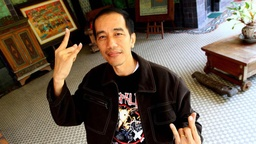
#> input picture jack.jpg, 256 x 144 px, shrunk from 1200 x 675 before the run, found by its file name
$ jupyter execute --allow-errors PCVK3-local.ipynb
#> lines starting #> are read from the running program, lines starting #| are printed output that depends on the picture; after the words box and inside, x2 and y2 are one past the last pixel; in counts of white or black regions, pixels touching at a corner belong together
# Praktikum 3 - Operasi Dasar Pengolahan Citra
**Mata Kuliah:** Pengolahan Citra dan Visi Komputer (PCVK)
**Topik:** Operasi Citra Sederhana, Aritmatika, Logika, Grayscale, Denoising, Masking, dan Peningkatan Kualitas Citra

---
### Daftar Isi Praktikum:
1. **Praktikum D1:** Transformasi Linear Brightness
2. **Tugas 1:** Inverse Citra (Citra Negatif)
3. **Tugas 2:** Transformasi Contrast
4. **Tugas 3:** Transformasi Logarithmic Brightness
5. **Tugas 4:** Transformasi Grayscale (Averaging, Lightness, Luminance)
6. **Tugas 5:** Selective Colorization (Warna Tertentu & Background Grayscale)
7. **Tugas 6:** Gamma Correction
8. **Tugas 7:** Simulasi Image Depth (Kuantisasi Bit Depth)
9. **Tugas 8:** Average Denoising & Analisis PSNR
10. **Tugas 9:** Image Masking & Operator Logika
11. **Tugas 10:** Analisis & Perbaikan Foto Malam Hari
12. **Tugas 11:** Perbaikan Kualitas Citra Crayfish

[cell 1]
from google.colab import drive
drive.mount('/content/drive')

[cell 2]
import cv2 as cv
import numpy as np
import matplotlib.pyplot as plt
import math
import os
import glob

# Setup fungsi penampil citra yang kompatibel Colab dan Local Environment
try:
    from google.colab.patches import cv2_imshow
except ImportError:
    def cv2_imshow(img):
        if len(img.shape) == 2:
            plt.figure(figsize=(6, 6))
            plt.imshow(img, cmap='gray')
        else:
            plt.figure(figsize=(10, 6))
            plt.imshow(cv.cvtColor(img, cv.COLOR_BGR2RGB))
        plt.axis('off')
        plt.show()

# Helper untuk memuat citra secara fleksibel
def load_image(filename='jack.jpg'):
    paths = [
        filename,
        os.path.join('..', filename),
        os.path.join('Week 3', filename),
        f'/content/{filename}',
        f'/content/drive/MyDrive/Polinema/Kuliah/PCVK/Images/{filename}'
    ]
    for p in paths:
        if os.path.exists(p):
            img = cv.imread(p)
            if img is not None:
                return img
    # Fallback jika file lokal belum tersedia di environment saat ini
    print(f"Informasi: Memuat citra default '{filename}'.")
    return cv.imread('jack.jpg') if os.path.exists('jack.jpg') else None

---
## Praktikum D1. Transformasi Linear Brightness
Operasi penambahan nilai piksel dengan suatu konstanta kecerahan ($b$):
$$g(x,y) = f(x,y) + b$$
Di mana nilai piksel hasil harus dibatasi (*truncate / clip*) pada rentang $[0, 255]$ agar tidak terjadi *overflow / underflow*.

[cell 3]
print('----------------------------------')
print(' Mengubah Tingkat Kecerahan Citra ')
print('----------------------------------')

try:
    brightness = int(input('Masukkan nilai kecerahan (misal 50 atau -50): '))
#> the answer given: 3
except (ValueError, EOFError):
    brightness = 50
    print(f'Menggunakan nilai default: {brightness}')

original = load_image('jack.jpg')
#> in load_image, img is the input picture: shape (144, 256, 3); mean B, G, R 78, 92.3, 107.3
brightness_image = np.zeros(original.shape, original.dtype)

# Iterasi 3 perulangan sesuai petunjuk praktikum
for y in range(original.shape[0]):
    for x in range(original.shape[1]):
        for c in range(original.shape[2]):
            brightness_image[y, x, c] = np.clip(original[y, x, c] + brightness, 0, 255)

final_frame = cv.hconcat((original, brightness_image))
cv2_imshow(final_frame)

---
## Tugas 1. Inversi Citra (Citra Negatif)
Membalik nilai intensitas setiap piksel citra terhadap nilai maksimumnya:
$$g(x,y) = 255 - f(x,y)$$
Piksel dengan nilai terang (255) akan menjadi gelap (0), dan sebaliknya.

[cell 4]
print('----------------------------------')
print(' Melakukan Inversi Citra ')
print('----------------------------------')

original = load_image('jack.jpg')

# Operasi inversi citra
inverse_image = 255 - original

final_frame_inverse = cv.hconcat((original, inverse_image))
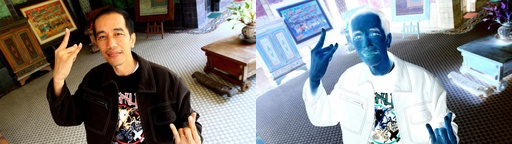
#> final_frame_inverse: shape (144, 512, 3); mean B, G, R 127.5, 127.5, 127.5
cv2_imshow(final_frame_inverse)

---
## Tugas 2. Transformasi Contrast Citra
Transformasi kontras linier meningkatkan selisih intensitas antara area gelap dan terang:
$$g(x,y) = a \cdot f(x,y) + b$$
- $a > 1.0$: Meningkatkan kontras (kurva histogram melebar).
- $a < 1.0$: Menurunkan kontras (kurva histogram menyempit).
- $b$: Penyesuaian kecerahan (*brightness*).

[cell 5]
print('-------------------------------------------')
print(' Mengubah Tingkat Kontras & Kecerahan Citra')
print('-------------------------------------------')

try:
    alpha = float(input('Masukkan nilai kontras alpha [misal 1.5]: '))
#> the answer given: 1
    beta = int(input('Masukkan nilai kecerahan beta [misal 20]: '))
#> the answer given: 3
except (ValueError, EOFError):
    alpha = 1.5
    beta = 20
    print(f'Menggunakan nilai default: alpha={alpha}, beta={beta}')

original = load_image('jack.jpg')
contrast_image = np.zeros(original.shape, original.dtype)

for y in range(original.shape[0]):
    for x in range(original.shape[1]):
        for c in range(original.shape[2]):
            contrast_image[y, x, c] = np.clip(alpha * original[y, x, c] + beta, 0, 255)

final_frame_contrast = cv.hconcat((original, contrast_image))
cv2_imshow(final_frame_contrast)

---
## Tugas 3. Transformasi Logarithmic Brightness
Transformasi logaritma memetakan rentang sempit nilai piksel gelap (*low gray-level*) menjadi rentang yang lebih lebar pada citra output:
$$s = c \cdot \log(1 + r)$$
Di mana konstanta normalisasi $c$ dihitung sebagai:
$$c = rac{255}{\log(1 + \max(r))}$$

[cell 6]
print('----------------------------------------------------')
print(' Mengubah Kecerahan dengan Transformasi Logaritma ')
print('----------------------------------------------------')

original = load_image('jack.jpg')
original_float = original.astype(np.float32)

# Menghitung konstanta c agar hasil ternormalisasi ke rentang [0, 255]
c_constant = 255.0 / np.log(1.0 + np.max(original_float))
#> c_constant = 45.99

# Transformasi Logaritma
log_image_float = c_constant * np.log(1.0 + original_float)
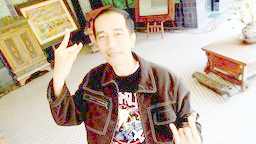
#> log_image_float: shape (144, 256, 3) float32; mean B, G, R 152.9, 170, 189.1
log_image = np.clip(log_image_float, 0, 255).astype(np.uint8)

final_frame_log = cv.hconcat((original, log_image))
cv2_imshow(final_frame_log)

---
## Tugas 4. Transformasi Grayscale (Averaging, Lightness, Luminance)
Implementasi 3 metode konversi citra berwarna (RGB) ke grayscale sesuai formula ulasan teori:
1. **Averaging:**
   $$Grayscale_{avg} = rac{R + G + B}{3}$$
2. **Lightness:**
   $$Grayscale_{lightness} = rac{\max(R,G,B) + \min(R,G,B)}{2}$$
3. **Luminance:**
   $$Grayscale_{luminance} = 0.21R + 0.72G + 0.07B$$

[cell 7]
print('-------------------------------------------')
print(' Transformasi Grayscale: 3 Metode ')
print('-------------------------------------------')

original = load_image('jack.jpg')
original_float = original.astype(np.float32)

# Ekstraksi kanal B, G, R (urutan kanal OpenCV)
B = original_float[:, :, 0]
G = original_float[:, :, 1]
R = original_float[:, :, 2]

# a. Averaging Method
gray_avg = (R + G + B) / 3.0
gray_avg_uint8 = np.clip(gray_avg, 0, 255).astype(np.uint8)

# b. Lightness Method
max_rgb = np.maximum(np.maximum(R, G), B)
min_rgb = np.minimum(np.minimum(R, G), B)
gray_lightness = (max_rgb + min_rgb) / 2.0
gray_lightness_uint8 = np.clip(gray_lightness, 0, 255).astype(np.uint8)

# c. Luminance Method (Formula Modul: 0.21R + 0.72G + 0.07B)
gray_lum = 0.21 * R + 0.72 * G + 0.07 * B
gray_lum_uint8 = np.clip(gray_lum, 0, 255).astype(np.uint8)

# Visualisasi ketiga metode berdampingan
fig, axes = plt.subplots(1, 4, figsize=(16, 4))
axes[0].imshow(cv.cvtColor(original, cv.COLOR_BGR2RGB))
axes[0].set_title('Original RGB')
axes[0].axis('off')

axes[1].imshow(gray_avg_uint8, cmap='gray')
axes[1].set_title('Grayscale Averaging')
axes[1].axis('off')

axes[2].imshow(gray_lightness_uint8, cmap='gray')
axes[2].set_title('Grayscale Lightness')
axes[2].axis('off')

axes[3].imshow(gray_lum_uint8, cmap='gray')
axes[3].set_title('Grayscale Luminance')
axes[3].axis('off')

plt.tight_layout()
plt.show()
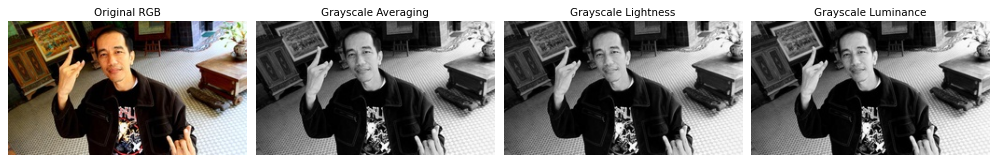
#> figure drawn by matplotlib, 4 panels

---
## Tugas 5. Selective Colorization
Menampilkan warna tertentu (misalnya rentang warna kulit / merah-oranye) pada citra tetap berwarna, sedangkan area lainnya diubah menjadi grayscale.

[cell 8]
print('----------------------------------------------------')
print(' Selective Colorization: Segmentasi Warna ')
print('----------------------------------------------------')

original = load_image('jack.jpg')

# Konversi ke ruang warna HSV
hsv_image = cv.cvtColor(original, cv.COLOR_BGR2HSV)
#> hsv_image: shape (144, 256, 3); mean H, S, V 42, 126, 110.8

# Ambang batas warna target (warna kulit / merah)
lower_bound = np.array([0, 30, 60], dtype=np.uint8)
upper_bound = np.array([20, 255, 255], dtype=np.uint8)

mask = cv.inRange(hsv_image, lower_bound, upper_bound)
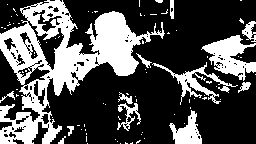
#> mask: shape (144, 256); 31.7% white; 86 white regions (73 under 20 px), largest, box (x1, y1, x2, y2) and area: (0, 0, 165, 144) 8151, (201, 35, 256, 81) 1209, (152, 62, 238, 105) 767
mask_inv = cv.bitwise_not(mask)

# Siapkan latar belakang grayscale 3 kanal
gray_bg = cv.cvtColor(original, cv.COLOR_BGR2GRAY)
gray_bg_3ch = cv.cvtColor(gray_bg, cv.COLOR_GRAY2BGR)

# Gabungkan objek target berwarna dengan latar grayscale
fg_color = cv.bitwise_and(original, original, mask=mask)
bg_gray = cv.bitwise_and(gray_bg_3ch, gray_bg_3ch, mask=mask_inv)
selective_result = cv.add(fg_color, bg_gray)

final_frame_selective = cv.hconcat((original, selective_result))
cv2_imshow(final_frame_selective)

---
## Tugas 6. Gamma Correction (Power-Law Transformation)
Transformasi kurva daya non-linier untuk mengatur persepsi kecerahan dan kontras:
$$I' = 255 \cdot \left(rac{I}{255}
ight)^{rac{1}{\gamma}}$$
- $\gamma > 1$: Mencerahkan area bayangan gelap (*shadows*).
- $\gamma < 1$: Menggelapkan area terang (*highlights*).

[cell 9]
print(' Gamma Correction pada Citra ')
print('----------------------------------')

try:
    gamma = float(input('Masukkan nilai Gamma (misal 0.5, 2.0, 3.0): '))
#> the answer given: 3
except (ValueError, EOFError):
    gamma = 3.0
    print(f'Menggunakan nilai default Gamma: {gamma}')

original = load_image('jack.jpg')

# Normalisasi intensitas ke rentang [0, 1] dan terapkan koreksi gamma
original_norm = original.astype(np.float32) / 255.0
gamma_corrected = np.power(original_norm, 1.0 / max(gamma, 1e-5))
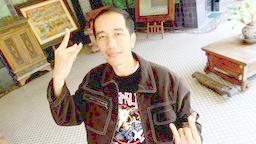
#> gamma_corrected: shape (144, 256, 3) float32; mean B, G, R 0.536, 0.601, 0.67
gamma_corrected = np.clip(gamma_corrected * 255.0, 0, 255).astype(np.uint8)

final_frame_gamma = cv.hconcat((original, gamma_corrected))
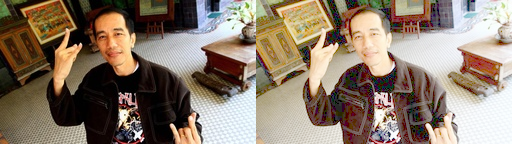
#> final_frame_gamma: shape (144, 512, 3); mean B, G, R 107.1, 122.6, 138.8
cv2_imshow(final_frame_gamma)

---
## Tugas 7. Simulasi Image Depth (Kuantisasi Bit Depth)
Simulasi penurunan kedalaman warna piksel dari 8-bit ($2^8 = 256$ level) menjadi 1 s.d. 7 bit:
$$	ext{level} = rac{255}{2^{	ext{bit\_depth}} - 1}$$
$$C' = 	ext{round}\left(rac{C}{	ext{level}}
ight) 	imes 	ext{level}$$

[cell 10]
print('----------------------------------')
print(' Simulasi Image Depth (Kuantisasi)')
print('----------------------------------')

try:
    bit_depth = int(input('Masukkan bit depth tujuan (1-7): '))
#> the answer given: 1
except (ValueError, EOFError):
    bit_depth = 2
    print(f'Menggunakan nilai default bit_depth: {bit_depth}')

original_img = load_image('jack.jpg')
original_gray = cv.cvtColor(original_img, cv.COLOR_BGR2GRAY) if len(original_img.shape) == 3 else original_img

print(f"Bit depth awal  : 8 bit (256 level)")
print(f"Bit depth tujuan: {bit_depth} bit ({2**bit_depth} level)")

level = 255.0 / (pow(2, bit_depth) - 1)
depth_image = np.round(original_gray / level) * level
#> depth_image: shape (144, 256) float64; 34.7% white; 87 white regions (79 under 20 px), largest, box (x1, y1, x2, y2) and area: (98, 0, 256, 144) 9904, (21, 104, 87, 144) 1079, (28, 0, 82, 92) 1044
depth_image = np.clip(depth_image, 0, 255).astype(np.uint8)

# Visualisasi perbandingan variasi bit depth (1, 2, 4, 8 bit)
fig, axes = plt.subplots(1, 4, figsize=(16, 4))
for idx, b in enumerate([1, 2, 4, 8]):
    lvl = 255.0 / (pow(2, b) - 1)
    quantized = (np.round(original_gray / lvl) * lvl).astype(np.uint8)
    axes[idx].imshow(quantized, cmap='gray')
    axes[idx].set_title(f'{b}-bit ({2**b} level)')
    axes[idx].axis('off')

plt.tight_layout()
plt.show()

---
## Tugas 8. Average Denoising & Analisis PSNR
Operasi perataan (*averaging*) pada $K$ citra yang terdistorsi oleh noise independen (Gaussian noise):
$$\bar{f}(x,y) = \frac{1}{K} \sum_{i=1}^K f_i(x,y)$$
Kualitas rekonstruksi diukur menggunakan **Peak Signal-to-Noise Ratio (PSNR)**:
$$MSE = \frac{1}{MN} \sum_{i=0}^{M-1} \sum_{j=0}^{N-1} (Original(i,j) - Denoised(i,j))^2$$
$$PSNR = 20 \log_{10}\left(\frac{255}{\sqrt{MSE}}\right)$$

[cell 11]
print('----------------------------------')
print(' Modul Average Denoising & PSNR ')
print('----------------------------------')

def calculate_psnr(original_img, denoised_img):
    """Menghitung PSNR antara citra asli dan hasil denoising."""
    mse = np.mean((original_img.astype(np.float64) - denoised_img.astype(np.float64)) ** 2)
    if mse == 0:
        return float('inf')
    return 20.0 * math.log10(255.0 / math.sqrt(mse))

# 1. Memuat citra referensi asli (galaxy.jpg) sesuai instruksi jobsheet.
#    Kode mendukung struktur folder lokal maupun Google Drive/Colab.
galaxy_candidates = [
    'galaxy.jpg',
    'images/galaxy.jpg',
    '../images/galaxy.jpg',
    '/content/galaxy.jpg',
    '/content/drive/MyDrive/Polinema/Kuliah/PCVK/Images/galaxy.jpg',
]
galaxy_path = next((p for p in galaxy_candidates if os.path.exists(p)), None)
#> (the rest of this cell did not finish here and is left out)

### Tabel & Jawaban Analisis Tugas 8

Setelah menjalankan sel di atas, salin nilai PSNR yang tercetak ke tabel berikut.

| No | Jumlah Citra di Average | Nilai PSNR (dB) |
|---:|---:|---:|
| 1 | 10 citra | Hasil eksekusi |
| 2 | 20 citra | Hasil eksekusi |
| 3 | 40 citra | Hasil eksekusi |
| 4 | 80 citra | Hasil eksekusi |
| 5 | 100 citra | Hasil eksekusi |

#### Jawaban Pertanyaan Analisis

1. **Apakah peningkatan jumlah citra selalu memberikan peningkatan PSNR yang signifikan?**
   Tidak selalu. Rata-rata dari lebih banyak citra mereduksi noise acak, tetapi kenaikan PSNR biasanya semakin kecil ketika nilai K sudah besar (*diminishing returns*).
2. **Pada jumlah citra berapa peningkatan mulai tidak terlalu signifikan?**
   Tentukan dari grafik dan selisih PSNR hasil eksekusi. Pada umumnya, perubahan mulai melandai setelah puluhan citra; nilai pastinya bergantung pada 100 file di folder `noises`.
3. **Apa kesimpulan percobaan ini?**
   Average denoising efektif apabila noise pada tiap citra bersifat tidak berkorelasi. Jumlah citra optimal dipilih pada titik saat tambahan PSNR sudah kecil dibanding tambahan waktu dan memori yang diperlukan.

---
## Tugas 9. Image Masking & Operator Logika Citra
Pengujian operator logika bitwise (**NOT, OR, AND, NAND, XOR**) pada pengolahan citra.

[cell 12]
print('----------------------------------')
print(' Image Masking & Operasi Logika ')
print('----------------------------------')

img = load_image('jack.jpg')
gray_img = cv.cvtColor(img, cv.COLOR_BGR2GRAY)
h, w = gray_img.shape
#> h = 144; w = 256

# Membuat Masker Biner Geometris (Lingkaran di tengah)
mask = np.zeros((h, w), dtype=np.uint8)
cv.circle(mask, (w // 2, h // 2), min(h, w) // 3, 255, -1)
#> mask: shape (144, 256); 19.6% white; 1 white region, box (x1, y1, x2, y2) and area: (80, 24, 177, 121) 7213

# Operasi Logika Bitwise
res_not  = cv.bitwise_not(gray_img)
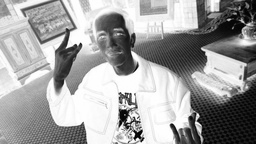
#> res_not: shape (144, 256); min 0, max 255, mean 159.9
res_and  = cv.bitwise_and(gray_img, mask)
res_or   = cv.bitwise_or(gray_img, mask)
res_nand = cv.bitwise_not(res_and)
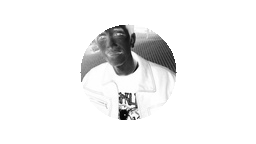
#> res_nand: shape (144, 256); min 1, max 255, mean 240
res_xor  = cv.bitwise_xor(gray_img, mask)
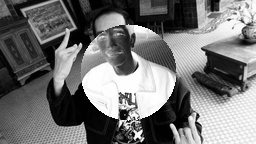
#> res_xor: shape (144, 256); min 0, max 255, mean 115.1

operators = [
    ('Input Image', gray_img),
    ('Mask Biner', mask),
    ('1. NOT (Inversi)', res_not),
    ('2. AND (Masking)', res_and),
    ('3. OR (Union)', res_or),
    ('4. NAND (Not-And)', res_nand),
    ('5. XOR (Exclusive Or)', res_xor)
]

fig, axes = plt.subplots(1, 7, figsize=(21, 3.5))
for idx, (title, out_img) in enumerate(operators):
    axes[idx].imshow(out_img, cmap='gray')
    axes[idx].set_title(title, fontsize=10)
    axes[idx].axis('off')
#> this loop made 7 passes
#> title on passes 1 to 7: 'Input Image', 'Mask Biner', '1. NOT (Inversi)', '2. AND (Masking)', '3. OR (Union)', '4. NAND (Not-And)', '5. XOR (Exclusive Or)'

plt.tight_layout()
plt.show()

### Tabel & Analisis Tugas 9 (Operator Logika Citra):

| No. | Operator | Karakteristik Operasi | Hasil & Analisis |
|---|---|---|---|
| 1 | **NOT** (Komplemen) | $g(x,y) = \sim f(x,y) = 255 - f(x,y)$ | Membalik seluruh intensitas piksel (hitam menjadi putih dan sebaliknya). |
| 2 | **AND** (Dan / Masking) | $g(x,y) = f(x,y) \& \text{Mask}(x,y)$ | Hanya mempertahankan piksel pada area mask putih ($1$), area mask hitam ($0$) menjadi hitam pekat ($0$). Sangat ideal untuk isolasi Region of Interest (ROI). |
| 3 | **OR** (Atau / Union) | $g(x,y) = f(x,y) \mid \text{Mask}(x,y)$ | Area mask putih ($255$) menjadi putih maksimal, sedangkan area mask hitam ($0$) tetap menampilkan piksel asli. |
| 4 | **NAND** (Not-AND) | $g(x,y) = \sim (f(x,y) \& \text{Mask}(x,y))$ | Kebalikan dari operasi AND; area mask putih menghasilkan inversi citra asli, sedangkan area hitam mask menjadi putih maksimal ($255$). |
| 5 | **XOR** (Exclusive OR) | $g(x,y) = f(x,y) \oplus \text{Mask}(x,y)$ | Area mask hitam mempertahankan piksel asli, sedangkan area mask putih membalikkan (inversi) piksel asli. |

---
## Tugas 10. Analisis & Perbaikan Foto Malam Hari (Low-Light Image)
Mengatasi citra dengan pencahayaan minim (gelap) yang memiliki detail tersembunyi pada area bayangan.

[cell 13]
print('----------------------------------')
print(' Peningkatan Kualitas Foto Malam Hari ')
print('----------------------------------')

original = load_image('jack.jpg')

# Simulasi citra malam hari / underexposed
night_simulated = np.clip((original.astype(np.float32) * 0.25) ** 1.3, 0, 255).astype(np.uint8)
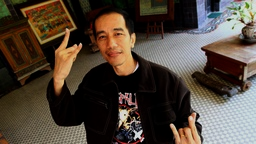
#> night_simulated: shape (144, 256, 3); mean B, G, R 57.4, 68.3, 80.4

# Metode Terpilih: Gamma Correction (gamma = 2.8)
gamma_val = 2.8
norm_night = night_simulated.astype(np.float32) / 255.0
enhanced_night = np.clip(np.power(norm_night, 1.0 / gamma_val) * 255.0, 0, 255).astype(np.uint8)

# Visualisasi Before - After beserta Histogram
fig, axes = plt.subplots(2, 2, figsize=(10, 8))

axes[0, 0].imshow(cv.cvtColor(night_simulated, cv.COLOR_BGR2RGB))
axes[0, 0].set_title('Foto Malam Hari (Before / Gelap)')
axes[0, 0].axis('off')

axes[0, 1].imshow(cv.cvtColor(enhanced_night, cv.COLOR_BGR2RGB))
axes[0, 1].set_title(f'Hasil Perbaikan (After / Gamma={gamma_val})')
axes[0, 1].axis('off')

# Histogram
axes[1, 0].hist(night_simulated.ravel(), 256, [0, 256], color='darkblue')
axes[1, 0].set_title('Histogram Sebelum Perbaikan (Menumpuk di Gelap)')
axes[1, 0].set_xlim([0, 256])

axes[1, 1].hist(enhanced_night.ravel(), 256, [0, 256], color='teal')
axes[1, 1].set_title('Histogram Setelah Perbaikan (Terdistribusi Merata)')
axes[1, 1].set_xlim([0, 256])

plt.tight_layout()
plt.show()
